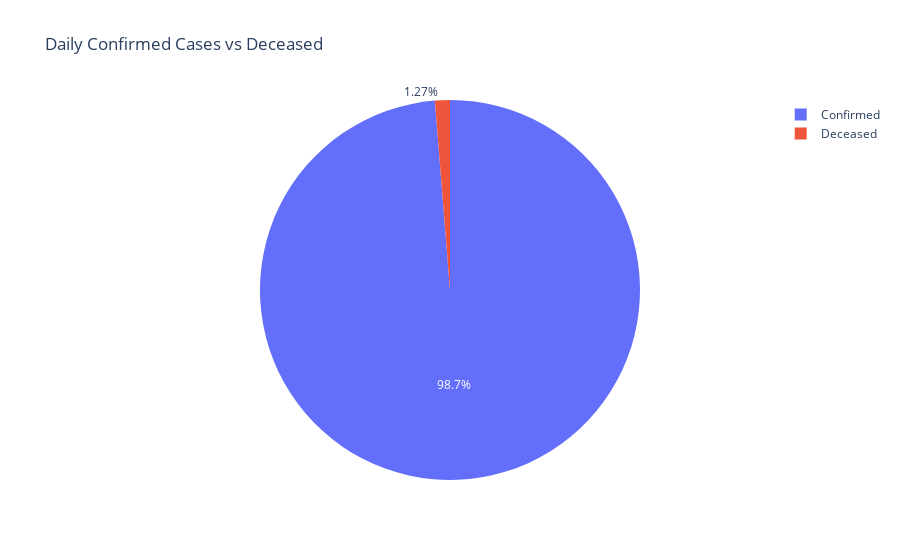

Write notebook code for a chart like this one.
### Code cell
#Now let’s visualize the death rate due to Covid-19:
cases = data['Daily Confirmed'].sum()
deceased = data['Daily Deceased'].sum()

labels = ['Confirmed', 'Deceased']
values = [cases, deceased]

fig = px.pie(data, values=values, names=labels, title='Daily Confirmed Cases vs Deceased')
fig.show()

### Figure 1 — Plotly figure (JSON) as saved in the notebook; plotly's stock layout.template omitted (floating-point values rounded to 4 significant figures)
{"data": [{"domain": {"x": [0, 1], "y": [0, 1]}, "hovertemplate": "label=%{label}<br>value=%{value}<extra></extra>", "labels": ["Confirmed", "Deceased"], "legendgroup": "", "name": "", "showlegend": true, "type": "pie", "values": [37899299, 486649]}], "layout": {"legend": {"tracegroupgap": 0}, "title": {"text": "Daily Confirmed Cases vs Deceased"}}}
